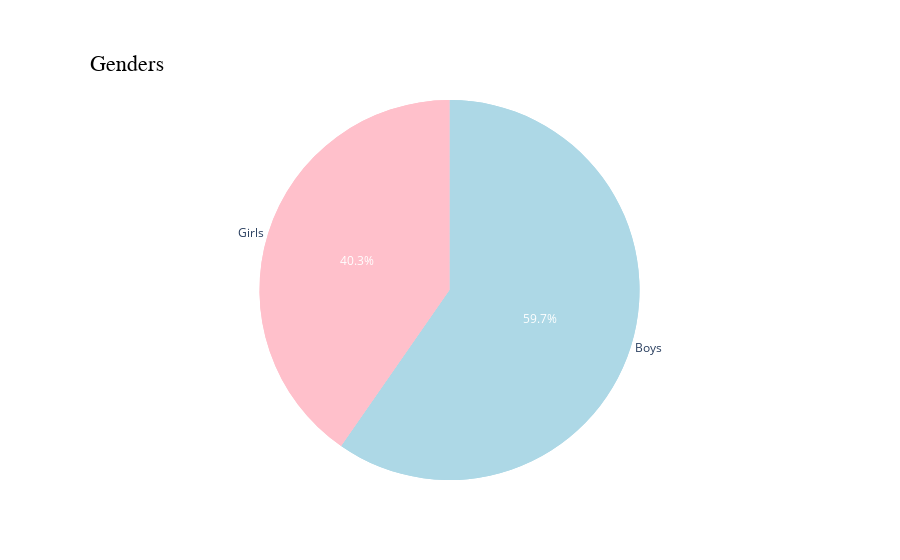

Source (notebook cell):
### Code cell
fig = go.Figure()
fig.add_trace(go.Pie(
    **common_props,
    textinfo='label',
    textposition='outside',
    marker_colors = ["lightblue","pink"]))
fig.add_trace(go.Pie(
    **common_props,
    textinfo='percent',
    textposition='inside',
    textfont_color= 'white'))
  
fig.update_traces(showlegend=False)
fig.update_layout(
    title_font_family="Times New Roman",
    title_font_size = 22, 
    title_font_color ="black",
    title_text='Genders', 
    title_x=0.1,
    title_y = 0.9)

### Figure 1 — Plotly figure (JSON) as saved in the notebook; plotly's stock layout.template omitted (floating-point values rounded to 4 significant figures)
{"data": [{"labels": ["Boys", "Girls"], "marker": {"colors": ["lightblue", "pink"]}, "showlegend": false, "textinfo": "label", "textposition": "outside", "type": "pie", "values": [48133355, 32546308]}, {"labels": ["Boys", "Girls"], "showlegend": false, "textfont": {"color": "white"}, "textinfo": "percent", "textposition": "inside", "type": "pie", "values": [48133355, 32546308]}], "layout": {"title": {"font": {"color": "black", "family": "Times New Roman", "size": 22}, "text": "Genders", "x": 0.1, "y": 0.9}}}
